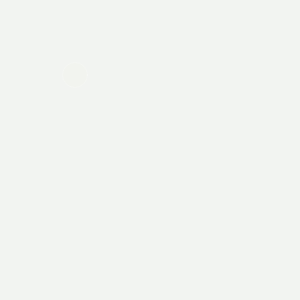
Frame 1 (no input)
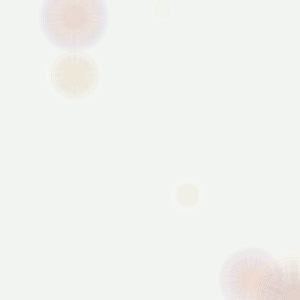
Frame 60 (no input)
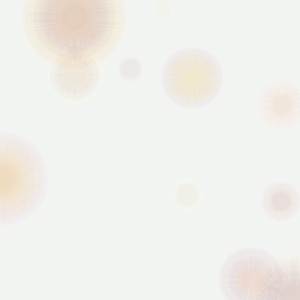
Frame 120 (the mouse pressed at the canvas centre since frame 60)

The p5.js sketch that drew these frames (run headless with seeded random() and noise() and a simulated clock; from frame 60 on, the mouse is pressed at the canvas centre):

// p5.js sketch
// ── sketch.js
var circ;
var c;
var step = 0;

var greens = [];
var g1;
var g2;
var g3;
var g4;

var yellows = [];
var y1;
var y2;
var y3;
var y4;

var blues = [];
var b1;
var b2;
var b3;
var b4;

var pinks = [];
var p1;
var p2;
var p3;
var p4;

var colors = [];

function setup() {
  createCanvas(300, 300);
  // background(164, 46, 126);
  background(187, 199, 185, 50);
  stroke(255, 255, 255, 25);
  
  g1 = color(10, 96, 115, 5);
  g2 = color(46, 157, 164, 5);
  g3 = color(70, 207, 208, 5);
  g4 = color(138, 245, 214, 5);
  
  greens.push(g1);
  greens.push(g2);
  greens.push(g3);
  greens.push(g4);
  
  y1 = color(73, 10, 115, 5);
  y2 = color(164, 46, 124, 5);
  y3 = color(208, 70, 159, 5);
  y4 = color(245, 138, 184, 5);
  
  yellows.push(y1);
  yellows.push(y2);
  yellows.push(y3);
  yellows.push(y4);
  // yellows.push(g1);
  // yellows.push(g2);
  // yellows.push(g3);
  // yellows.push(g4);
  yellows.push(color(253, 247, 85, 5));
  yellows.push(color(255, 233, 129, 5));
  yellows.push(color(255, 196, 41, 5));
  yellows.push(color(255, 132, 0, 5));
  
  circ = new Circle(width/4, height/4, 25);

}

function draw() {
  // background(255);
  var rand = random(yellows.length);
  fill(yellows[floor(rand)]);
  // fill(floor(random(255)), floor(random(255)), floor(random(255)), 5);
  // stroke(floor(random(255)), floor(random(255)), floor(random(255)), 5);
  stroke(255, 255, 255, 50);
  circ.show();
  circ.grow(8, random(width));
}

function Circle(x, y, rad) {
  this.x = x;
  this.y = y;
  this.rad = rad;
}

Circle.prototype.grow = function(size, wid) {
  if (this.rad < sqrt(2*(wid*wid))) {
    this.rad = this.rad + size/2;
  } else {
    this.x = random(width);
    this.y = random(height);
    this.rad = 20;
    step++;
  }
}

Circle.prototype.show = function() {
  ellipse(this.x, this.y, this.rad, this.rad);
}
